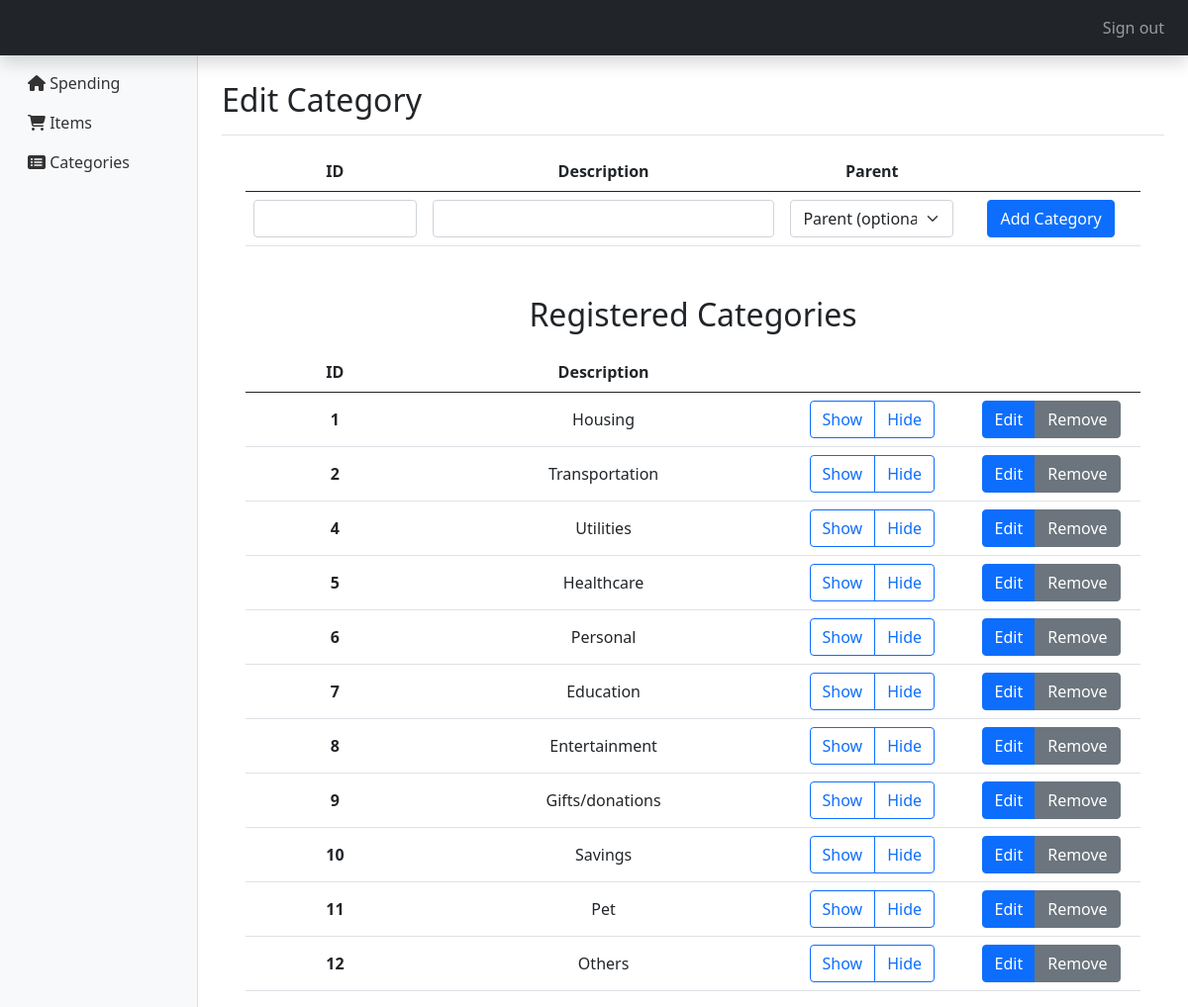
/category (signed in), run on an earlier commit of the app's database.
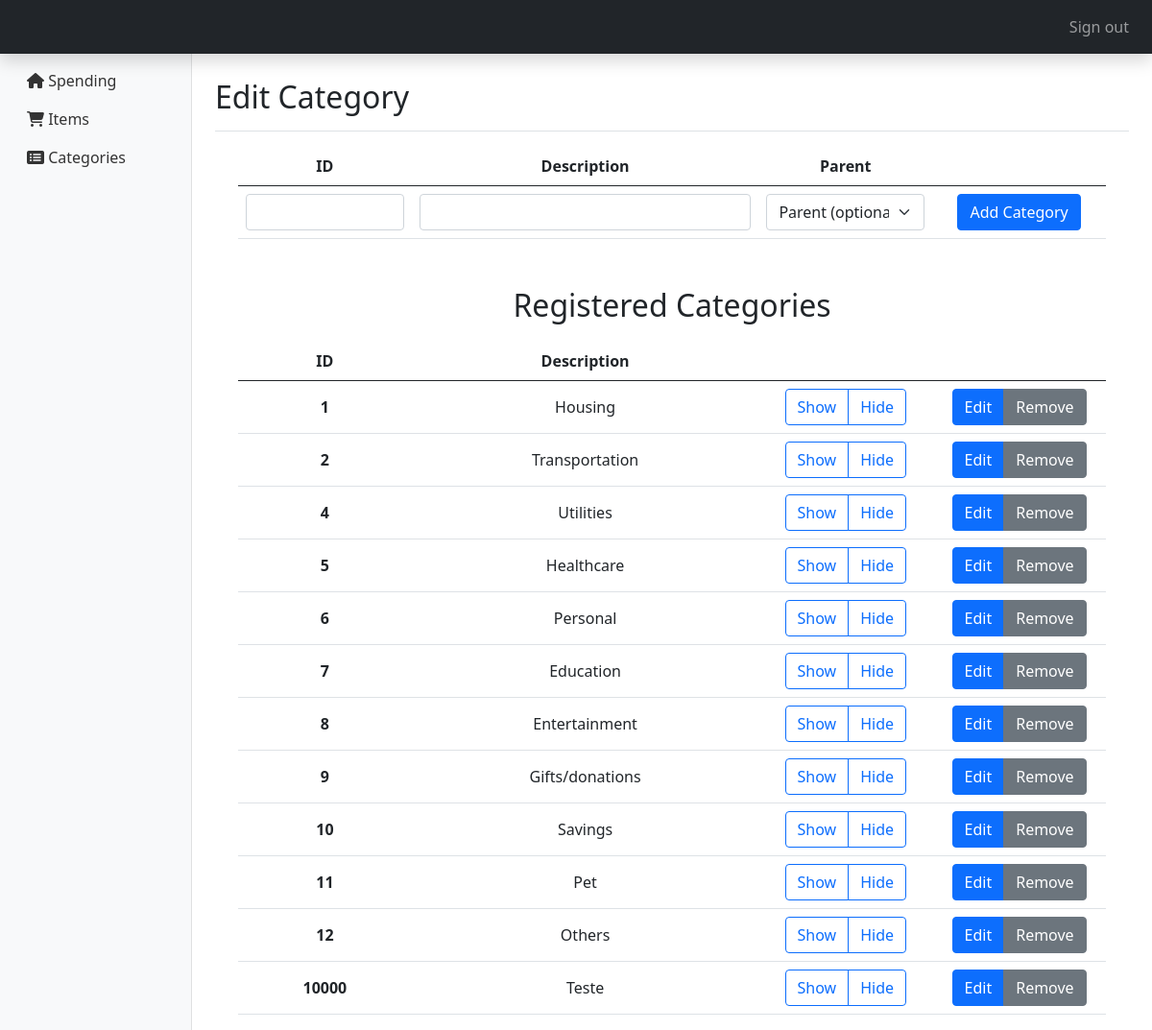
And on a later commit of the database.
### tables this page shows
CREATE TABLE categoria (
    id INTEGER PRIMARY KEY NOT NULL,
    descricao VARCHAR(30),
    parent_id INTEGER
);

### application.py (the view, shortened to what this page needs)
@app.route("/category", methods=["GET", "POST"])
@login_required
def category():
    categories = cur.execute("SELECT * FROM categoria WHERE parent_id IS NULL").fetchall()
    subcategories = cur.execute("SELECT * FROM categoria WHERE parent_id IS NOT NULL").fetchall()
    return render_template("category.html", category_list=categories, subcategories=subcategories)

### application.py (called while the page is built)
@app.after_request
def after_request(response):
    response.headers["Cache-Control"] = "no-cache, no-store, must-revalidate"
    response.headers["Expires"] = 0
    response.headers["Pragma"] = "no-cache"
    return response

### helpers.py (called while the page is built)
def login_required(f):
    @wraps(f)
    def decorated_function(*args, **kwargs):
        if session.get("user_id") is None:
            return redirect("/login")
        return f(*args, **kwargs)
    return decorated_function

### templates/category.html (shortened to what this page needs)
{% extends "layout.html" %}
{% block main %}
<div class="d-flex justify-content-between flex-wrap flex-md-nowrap align-items-center pt-3 pb-2 mb-3 border-bottom">
    <h1 class="h2">Edit Category</h1>
</div>
<div class="table-responsive">
    <div class="container-fluid d-flex justify-content-center">
        <table class="table align-middle">
            <thead>
                <tr style="text-align: center">
                    <th scope="col" width="20%">ID</th>
                    <th scope="col" width="40%">Description</th>
                    <th scope="col" width="20%">Parent</th>
                    <th scope="col" width="20%"></th>
                </tr>
            </thead>
            <tbody>
                <tr style="text-align: center">
                    <form action="/category" method="POST">
                    <td>
                        <input name="categoryId" type="number" min="0" step="1" required class="form-control inputcatid">
                    </td>
                    <td>
                        <input name="catDesc" type="text" required class="form-control inputcatdesc"></td>
                    <td>
                        <select name="catParent" class="form-select">
                            <option disabled selected value="">Parent (optional)</option>
                        </select>
                    </td>
                    <td><button type="submit" class="btn btn-primary" name="postbutton" value="add">Add Category</button></td>
                </form>
                </tr>
            </tbody>
        </table>
    </div>
</div>
    <br>
    <div class="container-fluid d-flex justify-content-center">
        <h2 style="padding: 10px">Registered Categories</h2>
    </div>
    <div class="table-responsive">
        <div class="container-fluid d-flex justify-content-center">
            <table class="table align-middle">
                <thead>
                    <tr style="text-align:center">
                        <th scope="col" width="20%">ID</th>
                        <th scope="col" width="40%">Description</th>
                        <th scope="col" width="20%"></th>
                        <th scope="col" width="20%"></th>
                    </tr>
                </thead>
                <tbody style="text-align:center">
                    {% for item in category_list %}
                        <tr id="tr{{ item['id']}}">
                            <form action="/category" method="POST">
                                <th>{{ item['id'] }}</td>
                                <td
                                    ><input type="hidden" name="id" id="description" value="{{ item['descricao'] }}">{{ item['descricao'].capitalize() }}
                                </td>
                                <td>
                                    <div class="btn-group">
                                        <button class="btn btn-outline-primary show" type="button" value="{{ item['id']}}">Show</button>
                                        <button class="btn btn-outline-primary hide" type="button" value="{{ item['id']}}">Hide</button>
                                    </div>
                                </td>
                                <td>
                                    <div class="btn-group">
                                        <button class="btn btn-primary edit" type="button" value="{{ item['id']}}">Edit</button>
                                        <button class="btn btn-secondary" type="submit" name="postbutton" value="remove">Remove</button>
                                    </div>
                                </td>
                            </form>
                        </tr>
                    {% endfor %}
                </tbody>
            </table>
        </div>
    </div>
{% endblock %}

What changed in the data, as far as the page shows it:
added categoria: id "10000", descricao "Teste"
